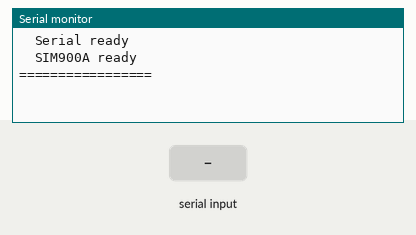
This sketch was run on a simulated Arduino Uno, built with avr-gcc and run on an emulated ATmega328P. On the bench: the last lines printed to the serial monitor. The inputs (shaded band) are chosen by the test bench.

Above: at 2.2 s.
2.3 s: "1" received over the second serial link
At 3.5 s:
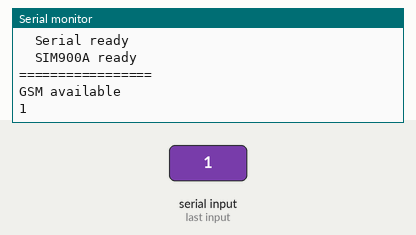
3.8 s: "0" received over the second serial link
At 5.0 s:
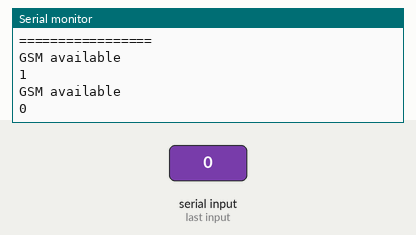
5.3 s: "2" received over the second serial link
At 6.8 s:
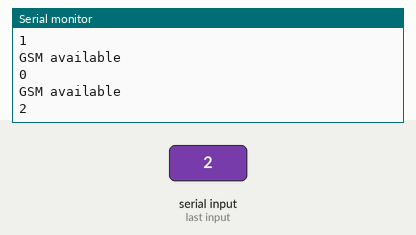

The sketch:

sim900atest2.ino
```cpp
#include <SoftwareSerial.h>
#include <String.h>

SoftwareSerial gsm(4,5);

void setup() {
  Serial.begin(9600);
  Serial.println("  Serial ready");
  gsm.begin(9600);
  Serial.println("  SIM900A ready");
  delay(1000);
  Serial.println("=================");
}

void loop() {
  String buffer = readgsm();
  Serial.println(buffer);
  if (buffer.startsWith("\r\n+CMT: "))
  {
    Serial.println("vvv SMS vvv");

    buffer.remove(0,51);
    int len = buffer.length();
    buffer.remove(len - 2, 2);

    Serial.println(buffer);

    Serial.println("^^^ END ^^^");
  }
  delay(100);
}

String readgsm() {
  String buffer;

  while (gsm.available()) {
    Serial.println("GSM available");
    char c = gsm.read();
    buffer.concat(c);
    delay(10);
  }

  return buffer;
}
```

Measured:
- after the input at 2.3 s, the serial monitor: prints a new line at once (image 1)
- after the input at 3.8 s, the serial monitor: prints a new line at once (image 2)
- after the input at 5.3 s, the serial monitor: prints a new line at once (image 3)
